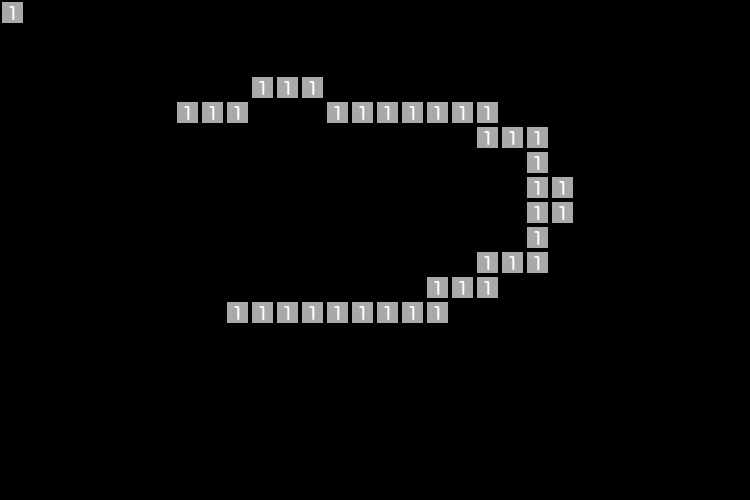

Tiled map render using the project's own tile images. Description and the whole map definition, tile-layer contents included, below:
An orthogonal 30x20 tile map with 25x25 px tiles, 2 tile layers (Tile Layer 1, NotALayer) and 5 objects (square1, square2).

<map version="1.10" tiledversion="1.10.2" orientation="orthogonal" renderorder="right-down" width="30" height="20" tilewidth="25" tileheight="25" infinite="0" nextlayerid="4" nextobjectid="11">
 <tileset firstgid="1" name="spritesheet" tilewidth="25" tileheight="25" tilecount="9" columns="3">
  <image source="spritesheet.png" width="75" height="75" />
 </tileset>
 <layer id="1" name="Tile Layer 1" width="30" height="20">
  <properties>
   <property name="Net" value="offline" />
   <property name="Roof" type="bool" value="true" />
  </properties>
  <data encoding="csv">
1,0,0,0,0,0,0,0,0,0,0,0,0,0,0,0,0,0,0,0,0,0,0,0,0,0,0,0,0,0,
0,0,0,0,0,0,0,0,0,0,0,0,0,0,0,0,0,0,0,0,0,0,0,0,0,0,0,0,0,0,
0,0,0,0,0,0,0,0,0,0,0,0,0,0,0,0,0,0,0,0,0,0,0,0,0,0,0,0,0,0,
0,0,0,0,0,0,0,0,0,0,1,1,1,0,0,0,0,0,0,0,0,0,0,0,0,0,0,0,0,0,
0,0,0,0,0,0,0,1,1,1,0,0,0,1,1,1,1,1,1,1,0,0,0,0,0,0,0,0,0,0,
0,0,0,0,0,0,0,0,0,0,0,0,0,0,0,0,0,0,0,1,1,1,0,0,0,0,0,0,0,0,
0,0,0,0,0,0,0,0,0,0,0,0,0,0,0,0,0,0,0,0,0,1,0,0,0,0,0,0,0,0,
0,0,0,0,0,0,0,0,0,0,0,0,0,0,0,0,0,0,0,0,0,1,1,0,0,0,0,0,0,0,
0,0,0,0,0,0,0,0,0,0,0,0,0,0,0,0,0,0,0,0,0,1,1,0,0,0,0,0,0,0,
0,0,0,0,0,0,0,0,0,0,0,0,0,0,0,0,0,0,0,0,0,1,0,0,0,0,0,0,0,0,
0,0,0,0,0,0,0,0,0,0,0,0,0,0,0,0,0,0,0,1,1,1,0,0,0,0,0,0,0,0,
0,0,0,0,0,0,0,0,0,0,0,0,0,0,0,0,0,1,1,1,0,0,0,0,0,0,0,0,0,0,
0,0,0,0,0,0,0,0,0,1,1,1,1,1,1,1,1,1,0,0,0,0,0,0,0,0,0,0,0,0,
0,0,0,0,0,0,0,0,0,0,0,0,0,0,0,0,0,0,0,0,0,0,0,0,0,0,0,0,0,0,
0,0,0,0,0,0,0,0,0,0,0,0,0,0,0,0,0,0,0,0,0,0,0,0,0,0,0,0,0,0,
0,0,0,0,0,0,0,0,0,0,0,0,0,0,0,0,0,0,0,0,0,0,0,0,0,0,0,0,0,0,
0,0,0,0,0,0,0,0,0,0,0,0,0,0,0,0,0,0,0,0,0,0,0,0,0,0,0,0,0,0,
0,0,0,0,0,0,0,0,0,0,0,0,0,0,0,0,0,0,0,0,0,0,0,0,0,0,0,0,0,0,
0,0,0,0,0,0,0,0,0,0,0,0,0,0,0,0,0,0,0,0,0,0,0,0,0,0,0,0,0,0,
0,0,0,0,0,0,0,0,0,0,0,0,0,0,0,0,0,0,0,0,0,0,0,0,0,0,0,0,0,0
</data>
 </layer>
 <objectgroup id="3" name="Object Layer 1">
  <object id="1" name="square1" x="25" y="25" width="25" height="25">
   <properties>
    <property name="link" type="object" value="0" />
   </properties>
  </object>
  <object id="2" name="square2" x="575" y="125" width="25" height="25">
   <properties>
    <property name="link" type="object" value="1" />
   </properties>
  </object>
  <object id="8" x="185.56" y="32.8947" rotation="45" />
  <object id="9" x="328.104" y="-107.119" />
  <object id="10" x="617.409" y="169.534" width="47.2335" height="126.518">
   <properties>
    <property name="prop" type="bool" value="true" />
   </properties>
   <ellipse />
  </object>
 </objectgroup>
 <layer id="2" name="NotALayer" width="30" height="20">
  <data encoding="csv">
0,0,0,0,0,0,0,0,0,0,0,0,0,0,0,0,0,0,0,0,0,0,0,0,0,0,0,0,0,0,
0,0,0,0,0,0,0,0,0,0,0,0,0,0,0,0,0,0,0,0,0,0,0,0,0,0,0,0,0,0,
0,0,0,0,0,0,0,0,0,0,0,0,0,0,0,0,0,0,0,0,0,0,0,0,0,0,0,0,0,0,
0,0,0,0,0,0,0,0,0,0,0,0,0,0,0,0,0,0,0,0,0,0,0,0,0,0,0,0,0,0,
0,0,0,0,0,0,0,0,0,0,0,0,0,0,0,0,0,0,0,0,0,0,0,0,0,0,0,0,0,0,
0,0,0,0,0,0,0,0,0,0,0,0,0,0,0,0,0,0,0,0,0,0,0,0,0,0,0,0,0,0,
0,0,0,0,0,0,0,0,0,0,0,0,0,0,0,0,0,0,0,0,0,0,0,0,0,0,0,0,0,0,
0,0,0,0,0,0,0,0,0,0,0,0,0,0,0,0,0,0,0,0,0,0,0,0,0,0,0,0,0,0,
0,0,0,0,0,0,0,0,0,0,0,0,0,0,0,0,0,0,0,0,0,0,0,0,0,0,0,0,0,0,
0,0,0,0,0,0,0,0,0,0,0,0,0,0,0,0,0,0,0,0,0,0,0,0,0,0,0,0,0,0,
0,0,0,0,0,0,0,0,0,0,0,0,0,0,0,0,0,0,0,0,0,0,0,0,0,0,0,0,0,0,
0,0,0,0,0,0,0,0,0,0,0,0,0,0,0,0,0,0,0,0,0,0,0,0,0,0,0,0,0,0,
0,0,0,0,0,0,0,0,0,0,0,0,0,0,0,0,0,0,0,0,0,0,0,0,0,0,0,0,0,0,
0,0,0,0,0,0,0,0,0,0,0,0,0,0,0,0,0,0,0,0,0,0,0,0,0,0,0,0,0,0,
0,0,0,0,0,0,0,0,0,0,0,0,0,0,0,0,0,0,0,0,0,0,0,0,0,0,0,0,0,0,
0,0,0,0,0,0,0,0,0,0,0,0,0,0,0,0,0,0,0,0,0,0,0,0,0,0,0,0,0,0,
0,0,0,0,0,0,0,0,0,0,0,0,0,0,0,0,0,0,0,0,0,0,0,0,0,0,0,0,0,0,
0,0,0,0,0,0,0,0,0,0,0,0,0,0,0,0,0,0,0,0,0,0,0,0,0,0,0,0,0,0,
0,0,0,0,0,0,0,0,0,0,0,0,0,0,0,0,0,0,0,0,0,0,0,0,0,0,0,0,0,0,
0,0,0,0,0,0,0,0,0,0,0,0,0,0,0,0,0,0,0,0,0,0,0,0,0,0,0,0,0,0
</data>
 </layer>
</map>
